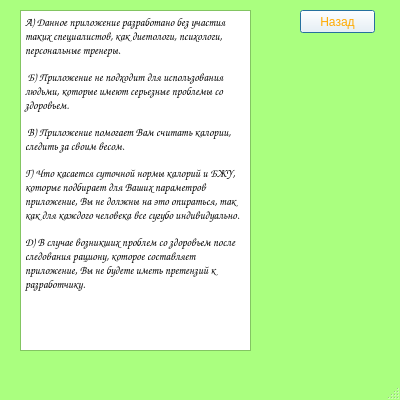
<?xml version="1.0" encoding="UTF-8"?>
<ui version="4.0">
 <class>AgreementWindow</class>
 <widget class="QMainWindow" name="AgreementWindow">
  <property name="geometry">
   <rect>
    <x>0</x>
    <y>0</y>
    <width>400</width>
    <height>400</height>
   </rect>
  </property>
  <property name="palette">
   <palette>
    <active>
     <colorrole role="WindowText">
      <brush brushstyle="SolidPattern">
       <color alpha="255">
        <red>0</red>
        <green>0</green>
        <blue>0</blue>
       </color>
      </brush>
     </colorrole>
     <colorrole role="Button">
      <brush brushstyle="SolidPattern">
       <color alpha="255">
        <red>255</red>
        <green>255</green>
        <blue>255</blue>
       </color>
      </brush>
     </colorrole>
     <colorrole role="Dark">
      <brush brushstyle="SolidPattern">
       <color alpha="255">
        <red>170</red>
        <green>255</green>
        <blue>127</blue>
       </color>
      </brush>
     </colorrole>
     <colorrole role="Text">
      <brush brushstyle="SolidPattern">
       <color alpha="255">
        <red>0</red>
        <green>0</green>
        <blue>0</blue>
       </color>
      </brush>
     </colorrole>
     <colorrole role="ButtonText">
      <brush brushstyle="SolidPattern">
       <color alpha="255">
        <red>255</red>
        <green>170</green>
        <blue>0</blue>
       </color>
      </brush>
     </colorrole>
     <colorrole role="Base">
      <brush brushstyle="SolidPattern">
       <color alpha="255">
        <red>255</red>
        <green>255</green>
        <blue>255</blue>
       </color>
      </brush>
     </colorrole>
     <colorrole role="Window">
      <brush brushstyle="SolidPattern">
       <color alpha="255">
        <red>170</red>
        <green>255</green>
        <blue>127</blue>
       </color>
      </brush>
     </colorrole>
    </active>
    <inactive>
     <colorrole role="WindowText">
      <brush brushstyle="SolidPattern">
       <color alpha="255">
        <red>0</red>
        <green>0</green>
        <blue>0</blue>
       </color>
      </brush>
     </colorrole>
     <colorrole role="Button">
      <brush brushstyle="SolidPattern">
       <color alpha="255">
        <red>255</red>
        <green>255</green>
        <blue>255</blue>
       </color>
      </brush>
     </colorrole>
     <colorrole role="Dark">
      <brush brushstyle="SolidPattern">
       <color alpha="255">
        <red>170</red>
        <green>255</green>
        <blue>127</blue>
       </color>
      </brush>
     </colorrole>
     <colorrole role="Text">
      <brush brushstyle="SolidPattern">
       <color alpha="255">
        <red>0</red>
        <green>0</green>
        <blue>0</blue>
       </color>
      </brush>
     </colorrole>
     <colorrole role="ButtonText">
      <brush brushstyle="SolidPattern">
       <color alpha="255">
        <red>255</red>
        <green>170</green>
        <blue>0</blue>
       </color>
      </brush>
     </colorrole>
     <colorrole role="Base">
      <brush brushstyle="SolidPattern">
       <color alpha="255">
        <red>255</red>
        <green>255</green>
        <blue>255</blue>
       </color>
      </brush>
     </colorrole>
     <colorrole role="Window">
      <brush brushstyle="SolidPattern">
       <color alpha="255">
        <red>170</red>
        <green>255</green>
        <blue>127</blue>
       </color>
      </brush>
     </colorrole>
    </inactive>
    <disabled>
     <colorrole role="WindowText">
      <brush brushstyle="SolidPattern">
       <color alpha="255">
        <red>170</red>
        <green>255</green>
        <blue>127</blue>
       </color>
      </brush>
     </colorrole>
     <colorrole role="Button">
      <brush brushstyle="SolidPattern">
       <color alpha="255">
        <red>255</red>
        <green>255</green>
        <blue>255</blue>
       </color>
      </brush>
     </colorrole>
     <colorrole role="Dark">
      <brush brushstyle="SolidPattern">
       <color alpha="255">
        <red>170</red>
        <green>255</green>
        <blue>127</blue>
       </color>
      </brush>
     </colorrole>
     <colorrole role="Text">
      <brush brushstyle="SolidPattern">
       <color alpha="255">
        <red>170</red>
        <green>255</green>
        <blue>127</blue>
       </color>
      </brush>
     </colorrole>
     <colorrole role="ButtonText">
      <brush brushstyle="SolidPattern">
       <color alpha="255">
        <red>170</red>
        <green>255</green>
        <blue>127</blue>
       </color>
      </brush>
     </colorrole>
     <colorrole role="Base">
      <brush brushstyle="SolidPattern">
       <color alpha="255">
        <red>170</red>
        <green>255</green>
        <blue>127</blue>
       </color>
      </brush>
     </colorrole>
     <colorrole role="Window">
      <brush brushstyle="SolidPattern">
       <color alpha="255">
        <red>170</red>
        <green>255</green>
        <blue>127</blue>
       </color>
      </brush>
     </colorrole>
    </disabled>
   </palette>
  </property>
  <property name="cursor">
   <cursorShape>UpArrowCursor</cursorShape>
  </property>
  <property name="windowTitle">
   <string>СЧЕТЧИК КАЛОРИЙ</string>
  </property>
  <property name="windowIcon">
   <iconset>
    <normaloff>images/carrotico.ico</normaloff>images/carrotico.ico</iconset>
  </property>
  <widget class="QWidget" name="centralwidget">
   <widget class="QTextEdit" name="agreementtextEdit">
    <property name="geometry">
     <rect>
      <x>20</x>
      <y>10</y>
      <width>231</width>
      <height>341</height>
     </rect>
    </property>
    <property name="palette">
     <palette>
      <active>
       <colorrole role="Text">
        <brush brushstyle="SolidPattern">
         <color alpha="255">
          <red>0</red>
          <green>0</green>
          <blue>0</blue>
         </color>
        </brush>
       </colorrole>
      </active>
      <inactive>
       <colorrole role="Text">
        <brush brushstyle="SolidPattern">
         <color alpha="255">
          <red>0</red>
          <green>0</green>
          <blue>0</blue>
         </color>
        </brush>
       </colorrole>
      </inactive>
      <disabled>
       <colorrole role="Text">
        <brush brushstyle="SolidPattern">
         <color alpha="255">
          <red>170</red>
          <green>255</green>
          <blue>127</blue>
         </color>
        </brush>
       </colorrole>
      </disabled>
     </palette>
    </property>
    <property name="font">
     <font>
      <family>Comic Sans MS</family>
      <weight>50</weight>
      <bold>false</bold>
     </font>
    </property>
    <property name="cursor" stdset="0">
     <cursorShape>UpArrowCursor</cursorShape>
    </property>
    <property name="html">
     <string>&lt;!DOCTYPE HTML PUBLIC &quot;-//W3C//DTD HTML 4.0//EN&quot; &quot;http://www.w3.org/TR/REC-html40/strict.dtd&quot;&gt;
&lt;html&gt;&lt;head&gt;&lt;meta name=&quot;qrichtext&quot; content=&quot;1&quot; /&gt;&lt;style type=&quot;text/css&quot;&gt;
p, li { white-space: pre-wrap; }
&lt;/style&gt;&lt;/head&gt;&lt;body style=&quot; font-family:'Comic Sans MS'; font-size:7.8pt; font-weight:400; font-style:normal;&quot;&gt;
&lt;p style=&quot; margin-top:12px; margin-bottom:12px; margin-left:0px; margin-right:0px; -qt-block-indent:0; text-indent:0px;&quot;&gt;&lt;span style=&quot; font-family:'Times New Roman'; font-size:8pt; color:#000000;&quot;&gt;А) Данное приложение разработано без участия таких специалистов, как диетологи, психологи, персональные тренеры.&lt;/span&gt;&lt;/p&gt;
&lt;p style=&quot; margin-top:12px; margin-bottom:12px; margin-left:0px; margin-right:0px; -qt-block-indent:0; text-indent:0px;&quot;&gt;&lt;span style=&quot; font-family:'Times New Roman'; font-size:8pt; color:#000000;&quot;&gt; Б) Приложение не подходит для использования людьми, которые имеют серьезные проблемы со здоровьем.&lt;/span&gt;&lt;/p&gt;
&lt;p style=&quot; margin-top:12px; margin-bottom:12px; margin-left:0px; margin-right:0px; -qt-block-indent:0; text-indent:0px;&quot;&gt;&lt;span style=&quot; font-family:'Times New Roman'; font-size:8pt; color:#000000;&quot;&gt; В) Приложение помогает Вам считать калории, следить за своим весом.&lt;/span&gt;&lt;/p&gt;
&lt;p style=&quot; margin-top:12px; margin-bottom:12px; margin-left:0px; margin-right:0px; -qt-block-indent:0; text-indent:0px;&quot;&gt;&lt;span style=&quot; font-family:'Times New Roman'; font-size:8pt; color:#000000;&quot;&gt;Г) Что касается суточной нормы калорий и БЖУ, которые подбирает для Ваших параметров приложение, Вы не должны на это опираться, так как для каждого человека все сугубо индивидуально.&lt;/span&gt;&lt;/p&gt;
&lt;p style=&quot; margin-top:12px; margin-bottom:12px; margin-left:0px; margin-right:0px; -qt-block-indent:0; text-indent:0px;&quot;&gt;&lt;span style=&quot; font-family:'Times New Roman'; font-size:8pt; color:#000000;&quot;&gt;Д) В случае возникших проблем со здоровьем после следования рациону, которое составляет приложение, Вы не будете иметь претензий к разработчику.&lt;/span&gt;&lt;/p&gt;&lt;/body&gt;&lt;/html&gt;</string>
    </property>
    <property name="placeholderText">
     <string>А) Данное приложение разработано без участия таких специалистов, как диетологи, психологи, персональные тренеры. Б) Приложение не подходит для использования людьми, которые имеют серьезные проблемы со здоровьем. В) Приложение помогает Вам считать калории, следить за своим весом.  Г) Вам не обязательно следовать рациону, которое предлагает приложение, тем более, если на некоторые продукты из списка у Вас аллергия.  Д) Что касается суточной нормы калорий и БЖУ, которые подбирает для Ваших параметров приложение, Вы не должны на это опираться, так как для каждого человека все сугубо индивидуально.  Е) В случае возникших проблем со здоровьем после следования рациону, которое составляет приложение, Вы не будете иметь претензий к разработчику.</string>
    </property>
   </widget>
   <widget class="QPushButton" name="returncheckin">
    <property name="geometry">
     <rect>
      <x>300</x>
      <y>10</y>
      <width>75</width>
      <height>23</height>
     </rect>
    </property>
    <property name="text">
     <string>Назад</string>
    </property>
    <property name="default">
     <bool>true</bool>
    </property>
   </widget>
  </widget>
  <widget class="QMenuBar" name="menubar">
   <property name="geometry">
    <rect>
     <x>0</x>
     <y>0</y>
     <width>400</width>
     <height>26</height>
    </rect>
   </property>
  </widget>
  <widget class="QStatusBar" name="statusbar"/>
 </widget>
 <resources/>
 <connections/>
</ui>
